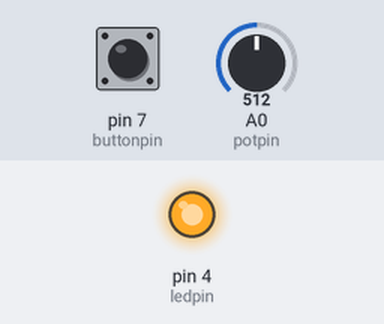
This sketch was run on a simulated Arduino Uno, built with avr-gcc and run on an emulated ATmega328P. Shown: output pins drawn as LEDs (lit = HIGH). Inputs (shaded band) come from the test bench; at power-on: A0 (potpin) = 512, pin 7 (buttonpin) LOW.

Above: at 1.2 s.
1.3 s: A0 (potpin) set to 487
At 1.9 s:
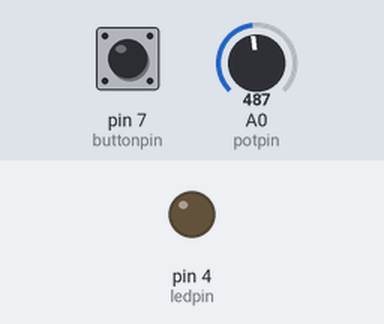
2.8 s: A0 (potpin) set to 510
At 4.0 s:
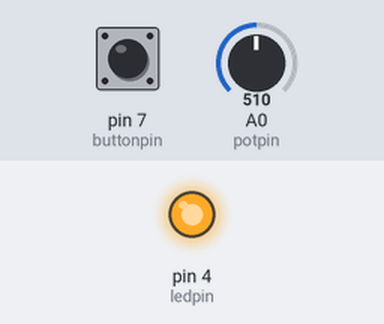
4.3 s: A0 (potpin) set to 490
At 5.4 s:
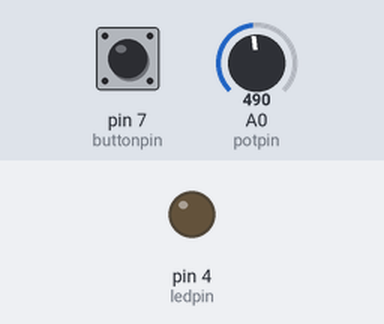
Timing chart, 0 to 7.3 s (numbered marks = the images above; inputs shaded):
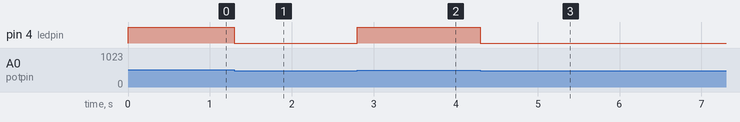

The sketch:

Seriale_2_con_pulsante.ino
```cpp
int ledpin = 4;
int potpin = A0;
int buttonpin = 7;

void setup() {
  // put your setup code here, to run once:

  pinMode(buttonpin, INPUT);
  pinMode(ledpin, OUTPUT);
  Serial.begin(9600);
}

void loop() {
  // put your main code here, to run repeatedly:
  int buttonState = digitalRead(buttonpin);
  int potState = analogRead(potpin);
  if ((buttonState == 1) || (potState > 500)){
      digitalWrite(ledpin, HIGH); //accendi il led
    }
    else {//altrimenti
      digitalWrite(ledpin, LOW); //spegni il led
    }
}
```

Measured:
- the behaviour switches between 501 and 500 on A0 (potpin) (found by bisection; images 0 and 1)
- after the input at 1.3 s, pin 4 (ledpin): HIGH → LOW at once
- after the input at 2.8 s, pin 4 (ledpin): LOW → HIGH at once
- after the input at 4.3 s, pin 4 (ledpin): HIGH → LOW at once
